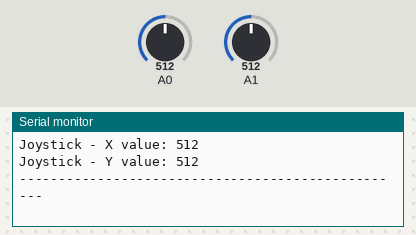
A sketch run on a simulated Arduino Uno, built with avr-gcc and run on an emulated ATmega328P. Parts: the last lines printed to the serial monitor. The inputs (shaded band) are chosen by the test bench; at power-on: A0 = 512, A1 = 512. No radio packets arrive unless stated.

Above: at 1.2 s.
1.3 s: A0 set to 716
At 1.65 s:
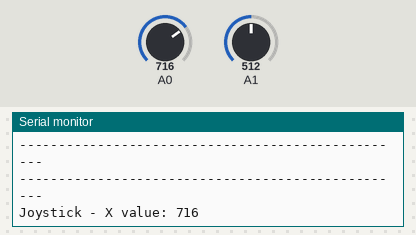
2.8 s: A1 set to 716
At 2.94 s:
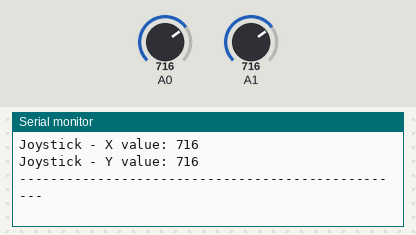
4.3 s: A0 set to 900
At 4.36 s:
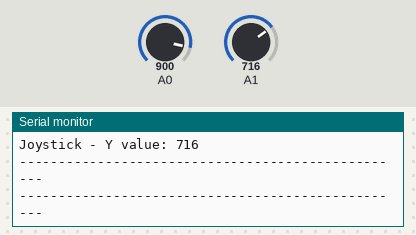
5.8 s: A1 set to 900
At 5.89 s:
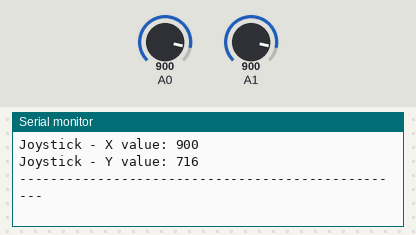
Timing chart, 0 to 8.3 s (numbered marks = the images above; inputs shaded):
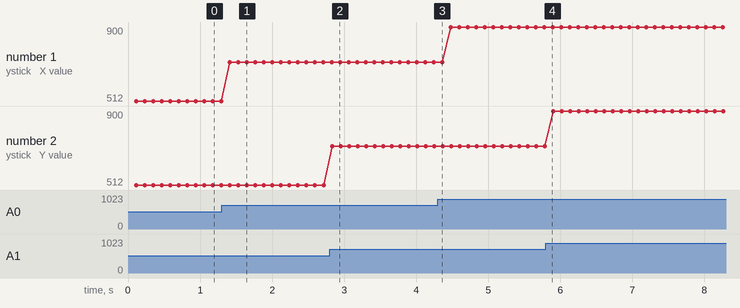

The sketch:

Transmitter_MotorControl.ino
```cpp
// **********************************************
// * Transmitter motor control
// * Connor Van Meter
// **********************************************

#include <SPI.h>
#include <nRF24L01.h>
#include <RF24.h>
#include <printf.h>

RF24 radio(7, 8); // CE, CSN
const byte address[6] = "00001";
int joyPos[2];

void setup() {
  Serial.begin(115200);
  //printf_begin();
  radio.begin();
  radio.openWritingPipe(address); // 00001
  radio.setPALevel(RF24_PA_MIN);
  radio.stopListening();
}

void loop() {
  delay(5);
    radio.stopListening();
    //int xValue = analogRead(A0);
    //delay(100); //A small delay is needed between analog pin
                  //reads, otherwise we get the same value twice
    //int yValue = analogRead(A1);


  joyPos[0] = analogRead(A0); //x position
  delay(100); //A small delay is needed between analog pin
              //reads, otherwise we get the same value twice
  joyPos[1] = analogRead(A1); //y position

  Serial.println("--------------------------------------------------"); //check what values the joystick is giving
  Serial.print("Joystick - X value: ");									//
  Serial.print(joyPos[0]);									            //
  Serial.println();														//
  Serial.print("Joystick - Y value: ");									//
  Serial.print(joyPos[1]);												//
  Serial.println();														//
  Serial.println();														//

  radio.write(&joyPos, sizeof(joyPos)); //Send the array with the joystick position
  //radio.printDetails();
  Serial.println("--------------------------------------------------");
  //radio.write(&xValue, sizeof(xValue));;
  //radio.write(&yValue, sizeof(yValue));;

  delay(5);
}
```

Measured:
- after the input at 1.3 s, the serial monitor: prints a new line after 0.11 s (image 1)
- after the input at 2.8 s, the serial monitor: prints a new line at once (image 2)
- plotted number 1: 512 → 716 after the input at 1.3 s, 716 → 900 after the input at 4.3 s
